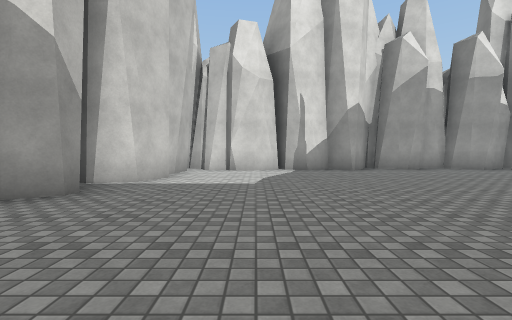
view 1 (above)

24 first-person views from a walk through a scene from a Unity 3-D project. The camera is 1.2 m above the floor, tilts 2° down and sees 85° across. The floor is counted in squares, 2 m on a side. Each view is taken from the middle of a square. On the plan, view 1 faces up. The plan holds only what a view shows up to about 9 squares ahead; the rest is blank. The place goes on beyond the plan. The player is left out. Some surface patterns are stand-ins.

view 2
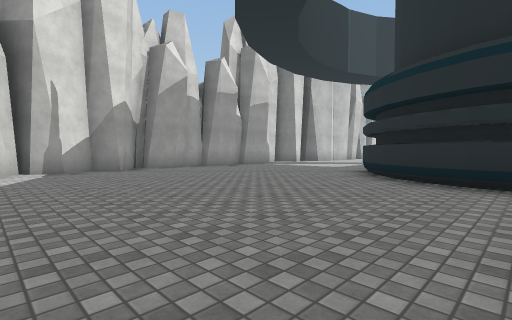

view 3
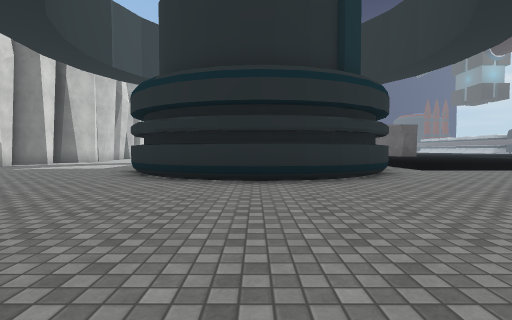

view 4
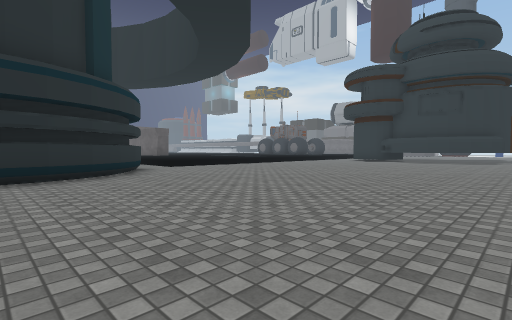

view 5
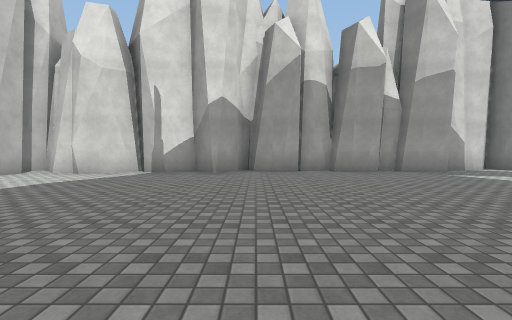

view 6
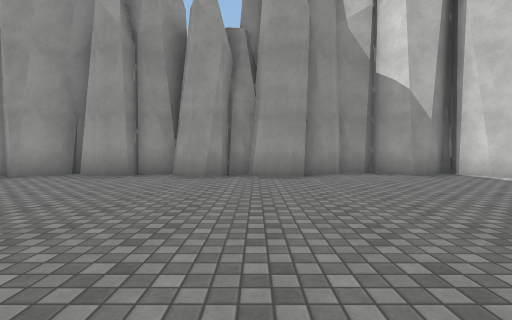

view 7
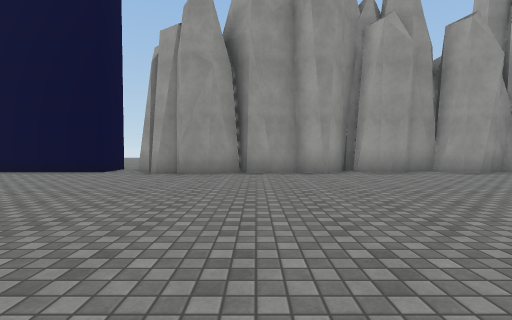

view 8
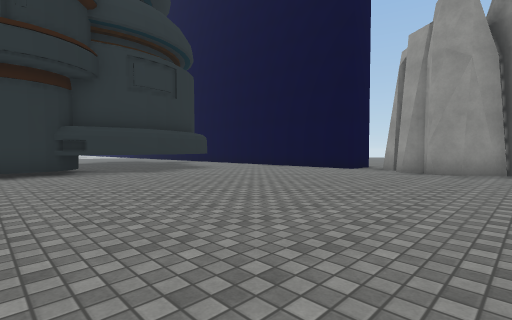

view 9
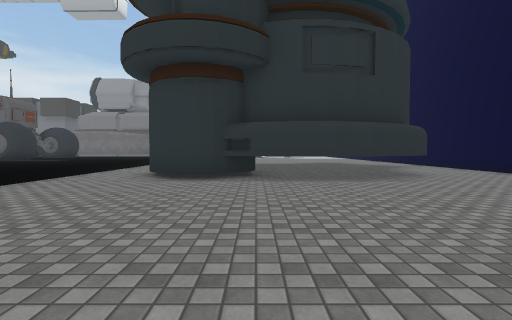

view 10
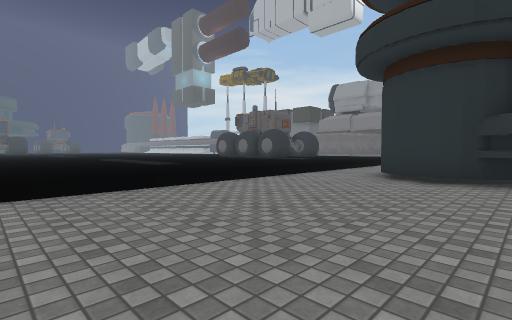

view 11
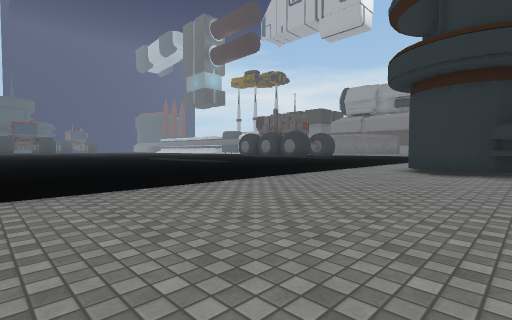

view 12
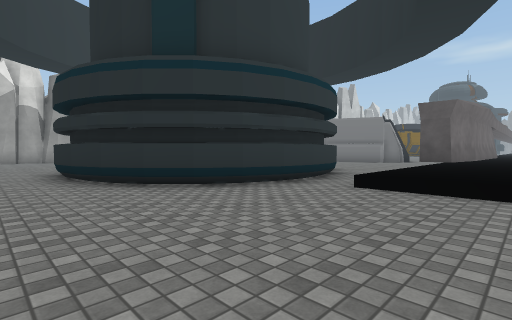

view 13
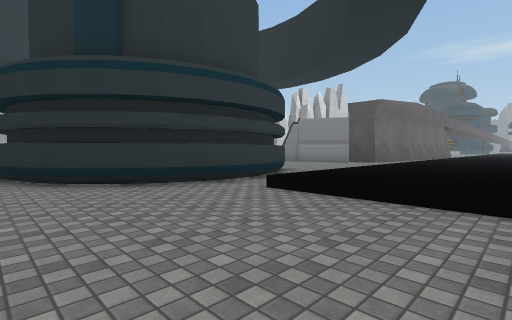

view 14
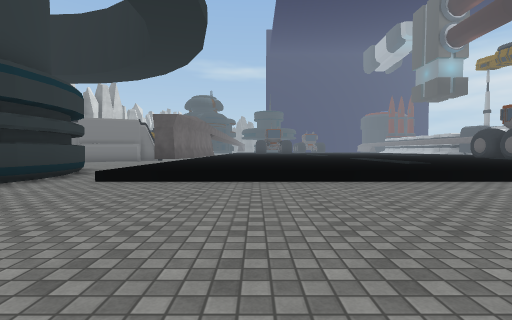

view 15
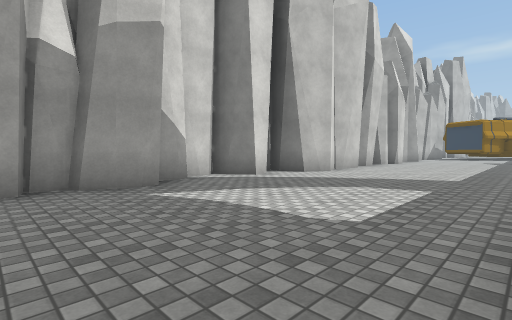

view 16
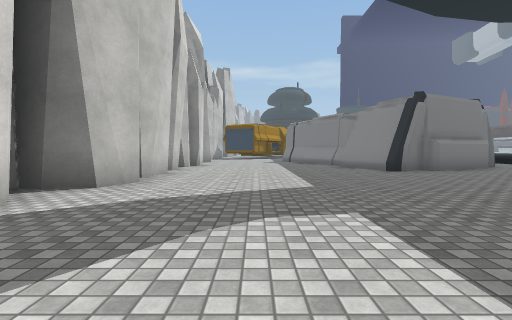

view 17
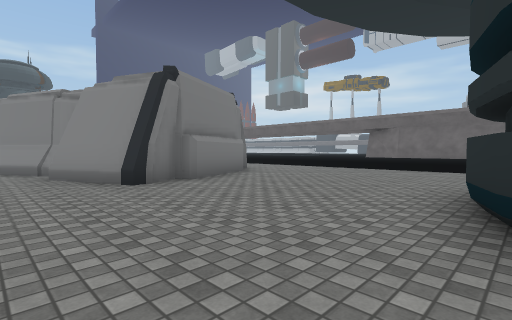

view 18
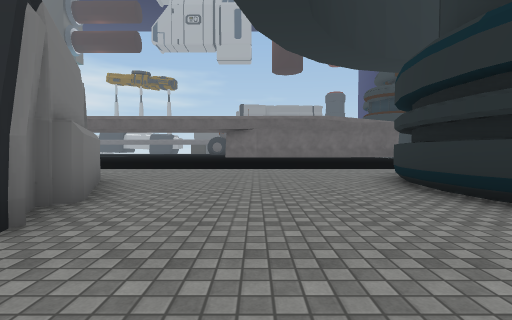

view 19
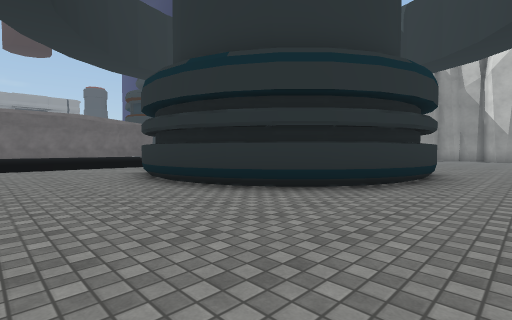

view 20
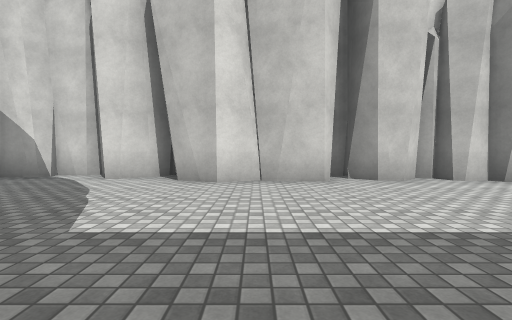

view 21
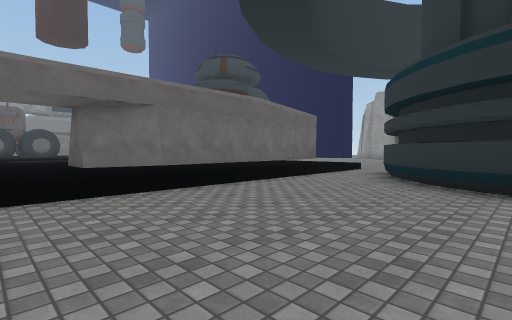

view 22
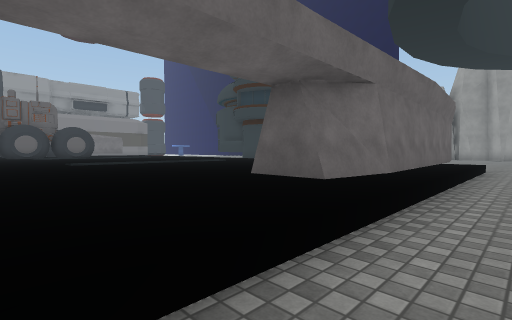

view 23
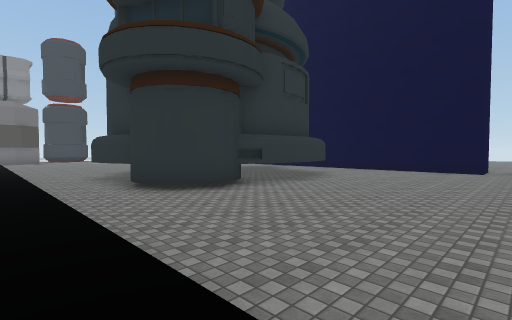

view 24
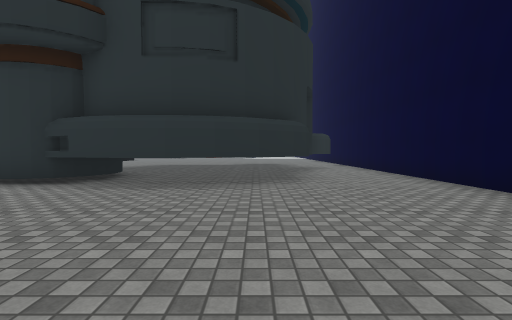

### Floor plan
Key: @ floor where view 1 was taken; # wall or solid block; . main floor; : floor 0.5 m higher than the main floor; / step, stairs or slope; O other object.
Columns run from 4 left of view 1 to 18 right of it. Each row starts with its distance up from view 1.
 10        #     ######  #
  9  #############..#.#####
  8  ##....................
  7  #.....................
  6  ##....................
  5 ##.....................
  4 ##.....................
  3 #..........O###O.......
  2 ##........O## ##O....##
  1  #........##   ##....##
  0  #..@.....#     #.....#
 -1  #........#    ##.....#
 -2  #........##  ##O......
 -3  #.........####O.......
 -4  #.....................
 -5  #...........////###///
 -6  #...........::######
 -7  #...........:::::::::
 -8  ##..........:::::::::
 -9  ##..........:::::::::
-10  #...........::::::::::
-11  ............::::::::::
-12  #...........::::::::::
-13  #...........::::  ::::
-14  #...........::::   ::
-15  #...OOOOOO..::::
-16  #..OOOOO O..::::
-17  #..OO  O O..:::
-18  #..O     O..:::
-19  #.O      O..:
-20           ...

Where each view was taken, in squares from view 1:
view 1: 0 up, 0 right, facing up
view 2: 0 up, 0 right, facing up-right
view 3: 0 up, 0 right, facing right
view 4: 0 up, 1 left, facing down-right
view 5: 1 up, 4 right, facing up
view 6: 0 up, 4 right, facing left
view 7: 7 down, 5 right, facing left
view 8: 7 down, 6 right, facing down-left
view 9: 9 down, 4 right, facing down
view 10: 9 down, 4 right, facing down-right
view 11: 7 down, 4 right, facing down-right
view 12: 7 down, 4 right, facing up-right
view 13: 8 down, 5 right, facing up-right
view 14: 8 down, 3 right, facing right
view 15: 4 up, 7 right, facing up-right
view 16: 6 up, 9 right, facing right
view 17: 4 up, 12 right, facing down-right
view 18: 4 up, 15 right, facing down
view 19: 5 up, 15 right, facing down-left
view 20: 3 up, 15 right, facing up
view 21: 1 down, 17 right, facing down-left
view 22: 4 down, 18 right, facing down-left
view 23: 10 down, 9 right, facing down-left
view 24: 10 down, 1 right, facing down
